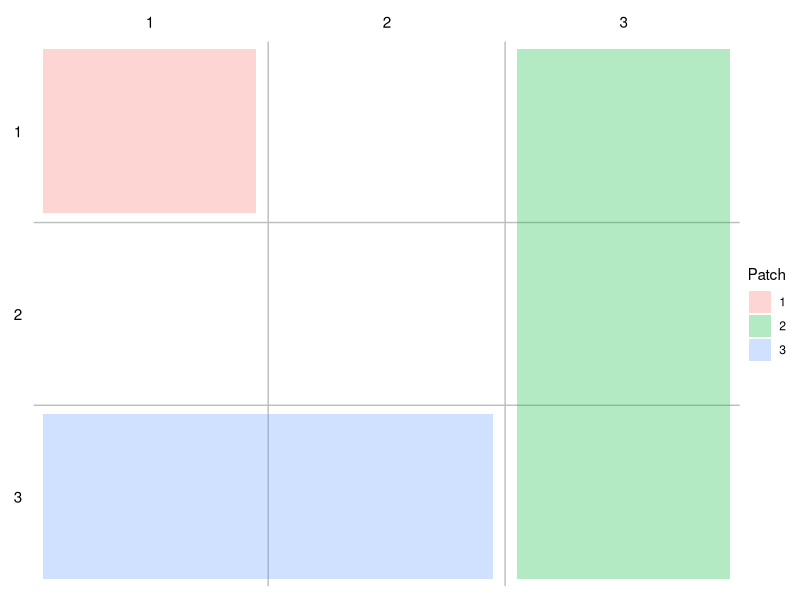
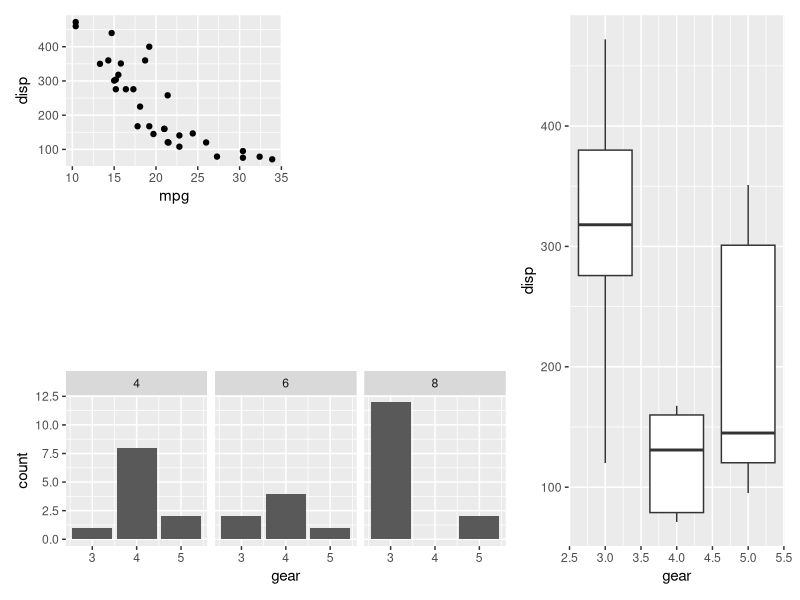

Write R code to recreate these figures, in order.
# gloss bench figure patchwork-014
# source: patchwork::area (topic)
# Frozen by bench/R/harvest.R: code up to the chosen figure; see meta.json.
# ---- setup ----
library(patchwork)
# ---- chunk 1 ----
### Name: area
### Title: Specify a plotting area in a layout
### Aliases: area

### ** Examples

library(ggplot2)

p1 <- ggplot(mtcars) + geom_point(aes(mpg, disp))
p2 <- ggplot(mtcars) + geom_boxplot(aes(gear, disp, group = gear))
p3 <- ggplot(mtcars) + geom_bar(aes(gear)) + facet_wrap(~cyl)

layout <- c(
  area(1, 1),
  area(1, 3, 3),
  area(3, 1, 3, 2)
)

# Show the layout to make sure it looks as it should
plot(layout)

# Apply it to a patchwork
p1 + p2 + p3 + plot_layout(design = layout)
